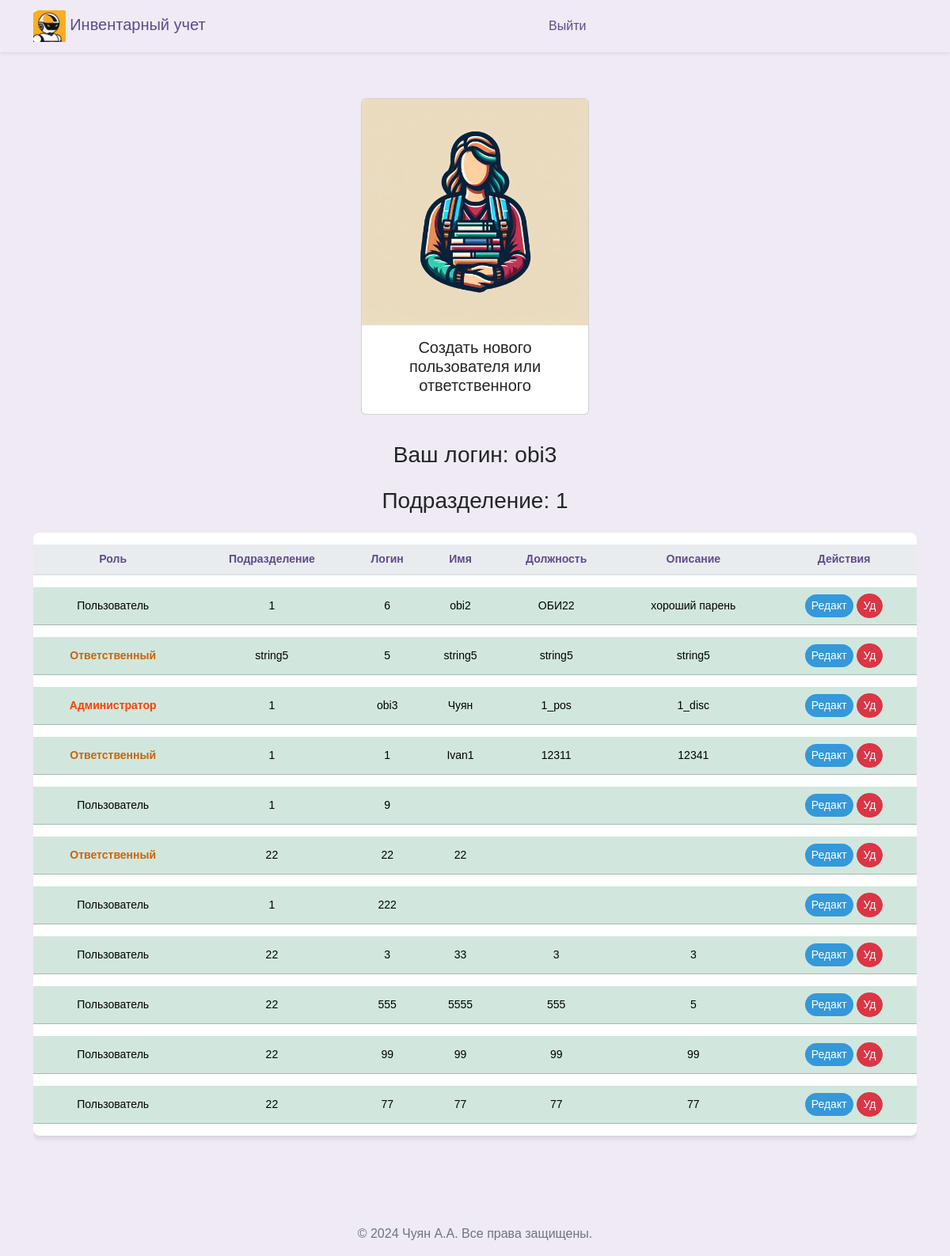
Before: /workers_admin (signed in) with the older database file.
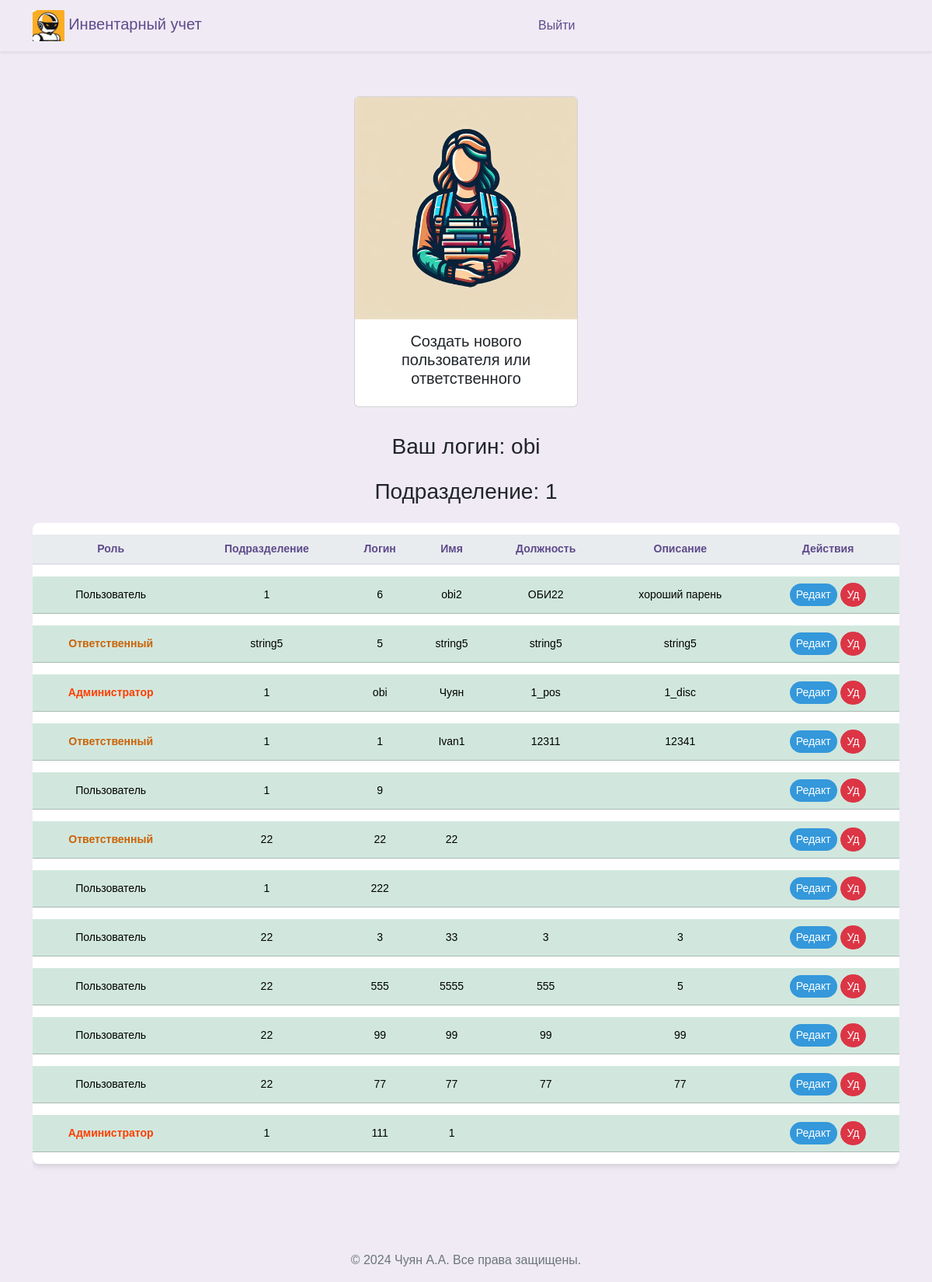
After: the same page with the newer database file.
### src/database/models.py (models this page shows)
class Worker(Base):
    __tablename__ = "worker"
    id = Column(Integer, primary_key=True)
    role = Column(Enum(Role), default=Role.guest)
    fio = Column(String)
    name = Column(String, unique=True)
    password = Column(String)
    department = Column(String)
    position = Column(String)
    description = Column(String, default=None)
    conn_worker_arm = relationship(
        "Arm", back_populates="conn_arm_worker"
    )

### src/frontend/router.py (the view)
@router.get("/workers")
async def get_workers(
    request: Request,
    worker: Worker = Depends(get_worker_or_redirect),
    session: AsyncSession = Depends(get_session),
):
    data = await CRUDWorker.get_all(session)
    return templates.TemplateResponse(
        "workers/index.html",
        {"request": request, "worker": worker, "data": data},
    )

### src/frontend/template/workers_admin/index.html (shortened to what this page needs)
{% extends "base/base.html" %}
{% block content %}
<head>
</head>
<div class="d-flex justify-content-center align-items-center">
  <a class="nav-link" href="#" data-bs-toggle="modal" data-bs-target="#modal_create" bs-department="{{worker.department}}">
    <div class="card" style="width: 18rem; margin: 10px;">
      <img src="../frontend/assets/img/workers.jpg" class="card-img-top" alt="...">
      <div class="card-body">
        <h5 class="card-title" style="text-align: center;">Создать нового пользователя или ответственного</h5>
      </div>
    </div>
  </a>
</div>
<div class="row ">
  <div class="col-12">
    <h3 class="mb-4" style="margin-bottom: 60px; text-align: center;">Ваш логин: {{ worker.name }}</h3>
    <h3 class="mb-4" style="margin-bottom: 60px; text-align: center;">Подразделение: {{ worker.department }}</h3>
    <div class="table-responsive">
      <table class="table table-hover table-shadow table-rounded ">
        <thead>
          <tr>
            <th scope="col" >Роль</th>
            <th scope="col" >Подразделение</th>
            <th scope="col" >Логин</th>
            <th scope="col" >Имя</th>
            <th scope="col" >Должность</th>
            <th scope="col" >Описание</th>
            <th scope="col" >Действия</th>
          </tr>
        </thead>
        <tbody class="text-center">
          {% for worker_tuple in data %}
            {% set workers = worker_tuple %}
                <tr class="table-success " >
                  <td>{% if workers.role.name == 'user' %}<span class="orange-bold-text">Ответственный</span>{% elif workers.role.name == 'admin' %}<span class="red-bold-text">Администратор</span> {% else %}Пользователь{% endif %}</td>
                  <td>{{ workers.department }}</td>
                  <td>{{ workers.name }}</td>
                  <td>{{ workers.fio }}</td>
                  <td>{{ workers.position }}</td>
                  <td>{{ workers.description }}</td>
                  <td>
                    <button type="button" class="btn btn-primary btn-sm" style="background-color: #3498db; color: white;"
                      data-bs-toggle="modal"
                      data-bs-target="#modal_update"
                      data-bs1="{{workers.fio}}"
                      data-bs2="{{workers.name}}"
                      data-bs3="{{workers.position}}"
                      data-bs4="{{workers.description}}"
                      data-bs5= "{{workers.id}}"
                      data-bs6= "{{workers.department}}"
                      data-bs7= "{{workers.role.name}}">
                      Редакт
                    </button>
                    <button type="button" class="btn btn-danger btn-sm" style="color: white;"
                      onclick="deleteWorker('{{ workers.id }}')">
                      Уд
                    </button>
                  </td>
                </tr>
          {% endfor %}
        </tbody>
      </table>
    </div>
  </div>
</div>
{% endblock %}

### src/frontend/template/base/base.html (shortened to what this page needs)
<!DOCTYPE html>
<html lang="ru">
<head>{% include 'base/head.html' %}</head>
<body>
  {% include 'base/nav.html' %}
  <div class="container my-5">
    {% block content %}{% endblock %}
  </div>
  {% include 'base/footer.html' %}
</body>
</html>

### src/frontend/template/base/head.html (shortened to what this page needs)
<head>
  <link rel="stylesheet" href="/frontend/assets/css/bootstrap.min.css">
  <link href="/frontend/assets/css/select2.min.css" rel="stylesheet" />
  <link rel="stylesheet" href="/frontend/assets/css/base.css">
</head>

### src/frontend/template/base/nav.html
<nav class="navbar navbar-expand-lg navbar-light shadow-sm">
    <div class="container">
      <a class="navbar-brand" href="/">
        <img src="/frontend/assets/img/logo_min.jpg" alt="Педагог Logo" id="brand-logo" style="max-height: 40px;"> Инвентарный учет
      </a>
      <div class="collapse navbar-collapse" id="navbarNav">
        {% if user %}
        <ul class="navbar-nav mx-auto">
          {% if worker.role == 'admin' %}
          <li class="nav-item {% if request_path == '/worker' %}active{% endif %}">
            <a class="nav-link" href="/worker">Кабинет администратора</a>
          </li>
          {% endif %}
          {% if worker.role == 'user' %}
          <li class="nav-item {% if request_path == '/prepod' %}active{% endif %}">
            <a class="nav-link" href="/prepod">Кабинет ответсвтенного за учет</a>
          </li>
          {% endif %}
        </ul>
        {% else %}
        <ul class="navbar-nav mx-auto ml-md-auto">
          <li class="nav-item {% if request_path == '/auth' %}active{% endif %}">
            <a class="nav-link" href="/logout">Выйти</a>
          </li>
        </ul>
        {% endif %}
      </div>
    </div>
</nav>

### src/frontend/template/base/footer.html
﻿<footer style="text-align: center;">
  <p>&copy; 2024 Чуян А.А. Все права защищены.</p>
</footer>

### src/frontend/assets/css/base.css (style rules this page uses)
body { margin: 0; font-family: 'Nunito Sans', Arial, sans-serif; background-color: #efeaf4; }
.navbar { background-color: rgb(255, 255, 255), 255, 255); box-shadow: 0 4px 6px rgba(0, 0, 0, 0.1); }
.navbar-brand, .nav-link { color: #5e4b8b !important; }
.nav-link { margin: 0 10px; border-radius: 20px; transition: background-color 0.3s, color 0.3s; }
p { color: #6c757d; }
.table { background-color: #ffffff; color: #5e4b8b; border-collapse: separate; border-spacing: 0 15px; }
.table th, .table td { border-top: none !important; vertical-align: middle; }
.table thead th { background-color: #e9ecef; color: #5e4b8b; border-bottom: 2px solid #dee2e6; }
.table .btn, .table a { color: #7e57c2; transition: color 0.3s; }
.table td { padding: .5rem; }
.table-rounded { border-radius: .5rem; overflow: hidden; }
.table-shadow { box-shadow: 0 4px 6px rgba(0, 0, 0, 0.1); }
.btn { border-radius: 20px; }
.btn-primary { background-color: #8e44b0; border: none; color: #ffffff; transition: background-color 0.3s, color 0.3s, box-shadow 0.3s; }

### src/frontend/template/workers_admin/index.html (style rules this page uses)
table { font-family: Arial, sans-serif; }
td { font-size: 14px; }
th { text-align: center; font-size: 14px; }
.orange-bold-text { color: rgb(204, 99, 7); font-weight: bold; }
.red-bold-text { color: rgb(254, 63, 0); font-weight: bold; }

Changed rows visible on the page:
changed Worker "Чуян": name "obi3" → "obi"
added Worker: role "Администратор", department "1", name "111", fio "1"
